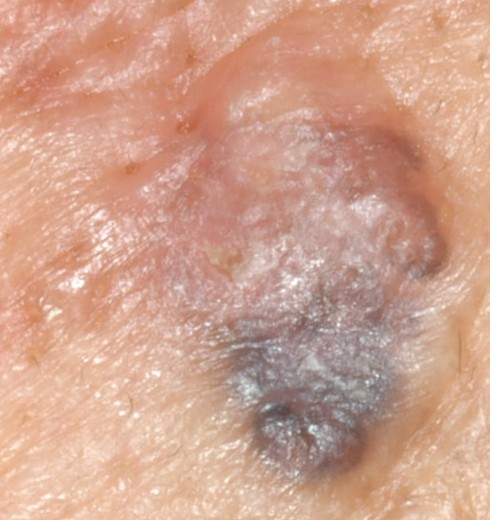
#> input picture Binary_classification/Skin_Data/Cancer/Training/1007-1.jpg, 490 x 520 px, found by its file name; its folder holds 4 pictures in this run
$ jupyter execute --allow-errors main.ipynb
#> lines starting #> are read from the running program, lines starting #| are printed output that depends on the picture
Libraries

[cell 1]
import pandas as pd
import numpy as np
import cv2
import os

#> (a cell that did not finish here is left out)

[cell 3]
training_data_dir_cancer = r'E:\my ai projects\binary_classification\Skin_Data\Cancer\Training'
training_data_dir_no_cancer = r'E:\my ai projects\binary_classification\Skin_Data\Non_Cancer\Training'
test_data_dir_cancer = r'E:\my ai projects\binary_classification\Skin_Data\Cancer\Testing'
test_data_dir_no_cancer = r'E:\my ai projects\binary_classification\Skin_Data\Non_Cancer\Testing'
X_train = []
X_test = []
y_train = []
y_test = []

Reading the data

[cell 4]
# Cancer training

for file in os.listdir(training_data_dir_cancer):
    img = cv2.imread(os.path.join(training_data_dir_cancer,file))
#> img is the input picture: shape (520, 490, 3); mean B, G, R 141.6, 161, 207
    if img is not None:
        img_resized = cv2.resize(img, (200,200))
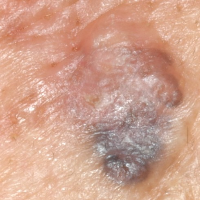
#> img_resized: shape (200, 200, 3); mean B, G, R 141.5, 160.9, 206.9
        X_train.append(img_resized.flatten())
        y_train.append(1)
    else:
        print("oops")
#> pass 2 of the loop `for file in os.listdir(training_data_dir_cancer):`:
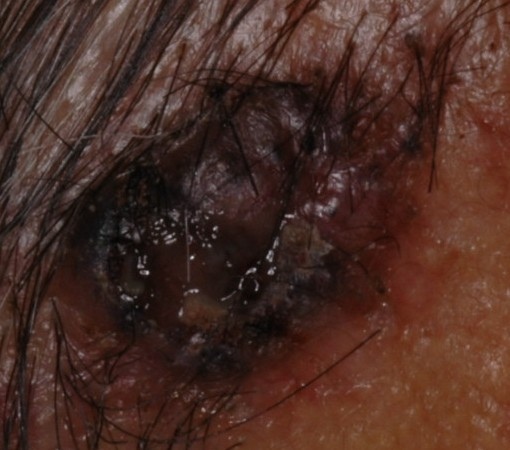
#> input picture Binary_classification/Skin_Data/Cancer/Training/1010-01.JPG, 510 x 450 px, found by its file name
#> img is the input picture: shape (450, 510, 3); mean B, G, R 37.1, 45.4, 74
#> `img_resized = cv2.resize(img, (200,200))`:
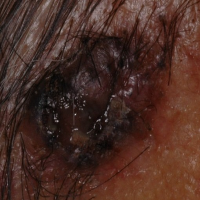
#> img_resized: shape (200, 200, 3); mean B, G, R 37, 45.3, 73.9
#> pass 3 of the loop `for file in os.listdir(training_data_dir_cancer):`:
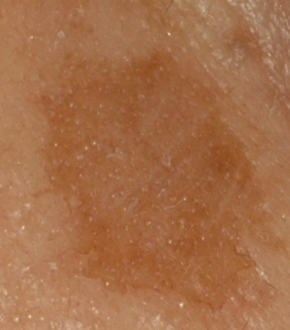
#> input picture Binary_classification/Skin_Data/Cancer/Training/1012-2.JPG, 290 x 330 px, found by its file name
#> img is the input picture: shape (330, 290, 3); mean B, G, R 73.4, 109.9, 164.7
#> `img_resized = cv2.resize(img, (200,200))`:
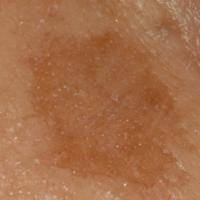
#> img_resized: shape (200, 200, 3); mean B, G, R 73.2, 109.8, 164.6
#> the loop made 4 passes; the first 3 are shown

# Cancer test

#> (the rest of this cell did not finish here and is left out)
